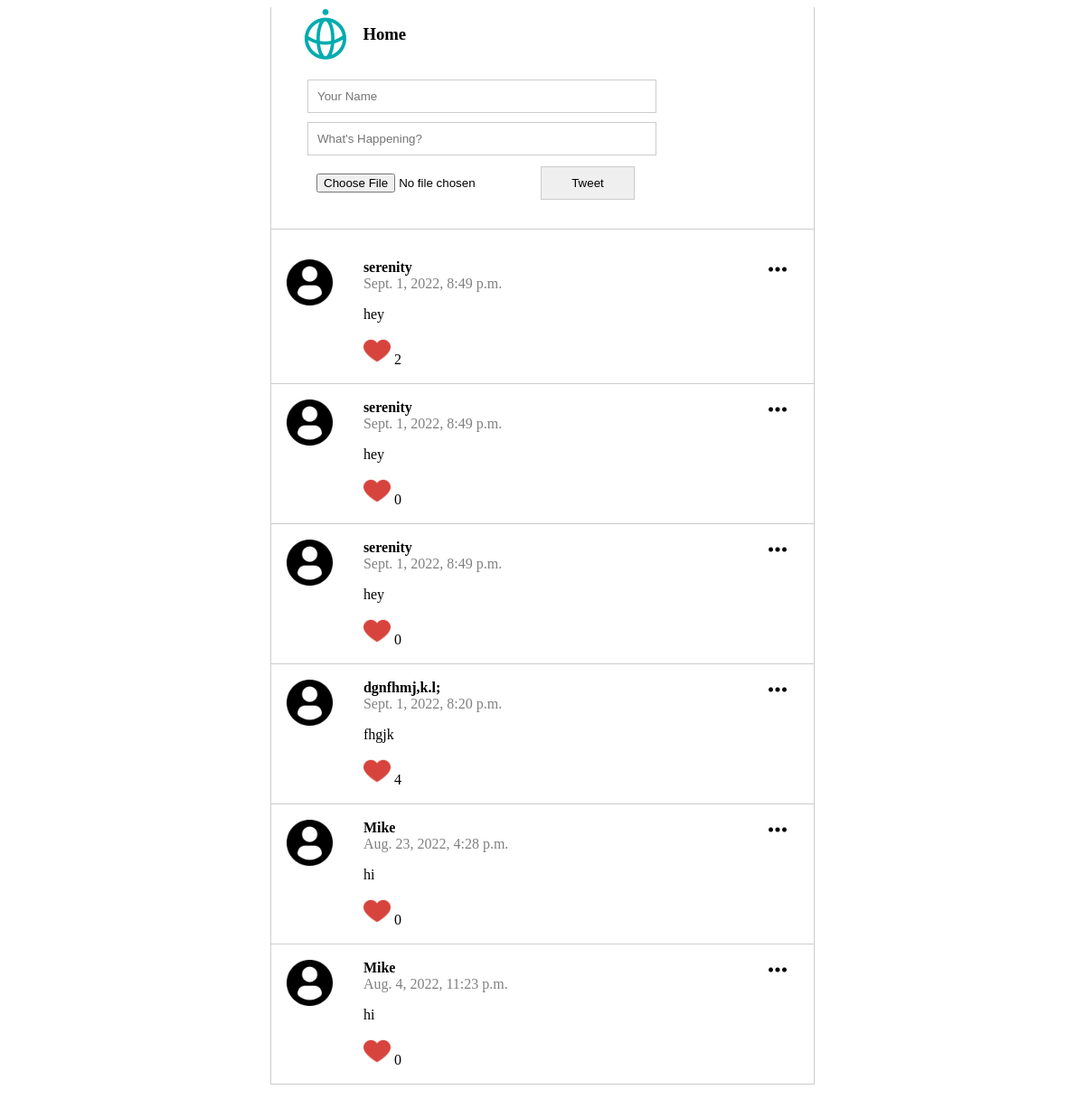
The page / on the database its author committed.
### posts/models.py (models this page shows)
class Post(models.Model):
    class Meta(object):
        db_table = 'post'
    name = models.CharField(
        'Name', blank=False, null=False, max_length=14, db_index=True, default='Anonymous'
    )
    body = models.CharField(
        'Body', blank=True, null=True, max_length=140, db_index=True
    )
    image = CloudinaryField(
        'image', blank=True,null=True,db_index=True
    )
    likecount = models.IntegerField(
        'Like',default=0,null=True,blank=True
    )
    created_at = models.DateTimeField(
        'Created DateTime', blank=True, auto_now_add=True
    )

### posts/views.py (the view, shortened to what this page needs)
# urls.py: path('', views.index, name='index'),
def index(request):
    posts = Post.objects.all().order_by('-created_at') [:20]
    form=PostForm()
    return render(request, 'posts.html',
                {'posts': posts})

### templates/posts.html (shortened to what this page needs)
{% extends "base.html" %} {% block content %} {% load static %}
<section class="content">
    <div class="header">
        <img src="{% static 'img/techis-logo (1).png' %}" alt=""
        style="width:60px" />
    <h3>Home</h3>
    </div>
    <section class="post_form">
        <form action="/" method="POST" enctype="multipart/form-data">
            <input type="text" name="name" placeholder="Your Name" required>
            <input name="body" placeholder="What's Happening?" required/>
            <input type="file" name="image" id="file"/>
            <input type="submit" value="Tweet" id="btn" />
        </form>
    </section>
    <section class="posts">
    <ul>
        {% for post in posts %}
        <li>
        <img class="menu_icon js-menu-icon" src="{% static 'img/menu.png' %}" />
        <div class="logo">
          <img src="{% static 'img/profile-user.png' %}" />
        </div>
        <div class="name_body">
          <div class="name">{{ post.name }}</div>
          <div class="datetime">{{ post.created_at }}</div>
          <p>{{ post.body }}</p>
            <a style="text-decoration: none;" href="likes/{{ post.id }}">
                <img src="{% static 'img/heart.png' %}" style="width: 30px">
            </a>
            {{post.likecount}}
          </div>
        </li>
        {% endfor %}
    </ul>
    </section>
</section>
{% endblock %}

### templates/base.html (shortened to what this page needs)
<!DOCTYPE html>
<html lang="en">
<head>
    {% load static %}
    <link href="{% static 'css/style.css' %}" rel="stylesheet" />
</head>
<body>
{% block content %}{% endblock %}
</body>
</html>

### static/css/style.css (style rules this page uses)
html, body { height: 100; }
.content { max-width: 600px; height: 100%; margin: 0 auto; border-left: 1px solid #ccc; border-right: 1px solid #ccc; }
.post_form { padding: 20px 40px; border-bottom: 1px solid #ccc; }
.post_form input { width: 70%; margin-bottom: 10px; padding: 10px; border: 1px solid #ccc; }
.posts ul { padding: 0; }
.posts li { position: relative; display: flex; border-bottom: 1px solid #ccc; padding: 17px; }
.posts li .menu_icon { width: 20px; position: absolute; right: 30px; top: 18px; }
.posts li .logo { flex-basis: 15%; }
.posts li .logo img { width: 60%; }
.posts li .name_body { flex-basis: 85%; }
.posts li .name_body .name { font-weight: bold; }
.posts li .name_body .datetime { color: gray; }
.header { display: flex; gap: 2%; margin-left: 30px; }
#file { border: 0; width: 45%; }
#btn { width: 20%; }

### rows shown on the page
Post: name "serenity", created_at "Sept. 1, 2022, 8:49 p.m.", body "hey", likecount "2"
Post: name "serenity", created_at "Sept. 1, 2022, 8:49 p.m.", body "hey", likecount "0"
Post: name "serenity", created_at "Sept. 1, 2022, 8:49 p.m.", body "hey", likecount "0"
Post: name "dgnfhmj,k.l;", created_at "Sept. 1, 2022, 8:20 p.m.", body "fhgjk", likecount "4"
Post: name "Mike", created_at "Aug. 23, 2022, 4:28 p.m.", body "hi", likecount "0"
Post: name "Mike", created_at "Aug. 4, 2022, 11:23 p.m.", body "hi", likecount "0"
